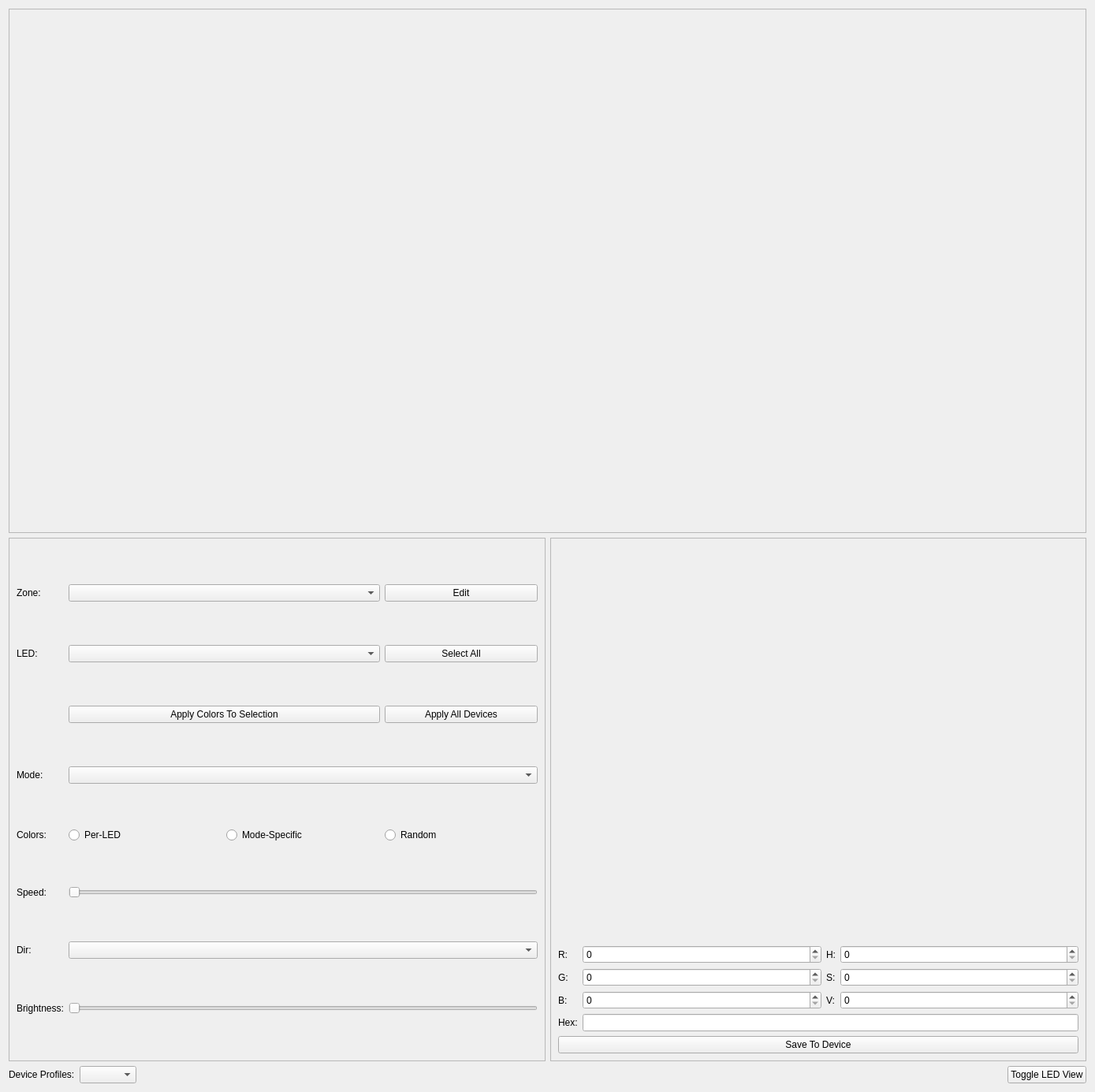
<?xml version="1.0" encoding="UTF-8"?>
<ui version="4.0">
 <class>OpenRGBDevicePage</class>
 <widget class="QFrame" name="OpenRGBDevicePage">
  <property name="geometry">
   <rect>
    <x>0</x>
    <y>0</y>
    <width>1389</width>
    <height>1385</height>
   </rect>
  </property>
  <property name="windowTitle">
   <string notr="true">Device Page</string>
  </property>
  <layout class="QVBoxLayout" name="verticalLayout_2">
   <item>
    <layout class="QVBoxLayout" name="verticalLayout">
     <item>
      <widget class="QFrame" name="DeviceViewBoxFrame">
       <property name="sizePolicy">
        <sizepolicy hsizetype="Preferred" vsizetype="Preferred">
         <horstretch>0</horstretch>
         <verstretch>0</verstretch>
        </sizepolicy>
       </property>
       <property name="minimumSize">
        <size>
         <width>0</width>
         <height>0</height>
        </size>
       </property>
       <property name="autoFillBackground">
        <bool>true</bool>
       </property>
       <property name="frameShape">
        <enum>QFrame::Shape::StyledPanel</enum>
       </property>
       <property name="frameShadow">
        <enum>QFrame::Shadow::Sunken</enum>
       </property>
       <layout class="QGridLayout" name="DeviceViewBoxGridLayout">
        <item row="0" column="0">
         <widget class="LenovoLegionGui::DeviceView" name="DeviceViewBox" native="true">
          <property name="sizePolicy">
           <sizepolicy hsizetype="Expanding" vsizetype="Expanding">
            <horstretch>0</horstretch>
            <verstretch>0</verstretch>
           </sizepolicy>
          </property>
          <property name="minimumSize">
           <size>
            <width>0</width>
            <height>400</height>
           </size>
          </property>
         </widget>
        </item>
       </layout>
      </widget>
     </item>
     <item>
      <layout class="QHBoxLayout" name="horizontalLayout">
       <item>
        <widget class="QFrame" name="ControlsFrame">
         <property name="sizePolicy">
          <sizepolicy hsizetype="Expanding" vsizetype="Expanding">
           <horstretch>0</horstretch>
           <verstretch>0</verstretch>
          </sizepolicy>
         </property>
         <property name="autoFillBackground">
          <bool>true</bool>
         </property>
         <property name="frameShape">
          <enum>QFrame::Shape::StyledPanel</enum>
         </property>
         <property name="frameShadow">
          <enum>QFrame::Shadow::Sunken</enum>
         </property>
         <layout class="QGridLayout" name="ControlsGridLayout" columnstretch="0,1,1,1">
          <item row="5" column="0">
           <widget class="QLabel" name="SpeedLabel">
            <property name="text">
             <string>Speed:</string>
            </property>
           </widget>
          </item>
          <item row="1" column="1" colspan="2">
           <widget class="QComboBox" name="LEDBox"/>
          </item>
          <item row="0" column="1" colspan="2">
           <widget class="QComboBox" name="ZoneBox"/>
          </item>
          <item row="4" column="3">
           <widget class="QRadioButton" name="RandomCheck">
            <property name="text">
             <string>Random</string>
            </property>
           </widget>
          </item>
          <item row="3" column="0">
           <widget class="QLabel" name="ModeLabel">
            <property name="text">
             <string>Mode:</string>
            </property>
           </widget>
          </item>
          <item row="6" column="0">
           <widget class="QLabel" name="DirectionLabel">
            <property name="text">
             <string>Dir:</string>
            </property>
           </widget>
          </item>
          <item row="5" column="1" colspan="3">
           <widget class="LenovoLegionGui::QTooltipedSlider" name="SpeedSlider">
            <property name="orientation">
             <enum>Qt::Orientation::Horizontal</enum>
            </property>
           </widget>
          </item>
          <item row="4" column="0">
           <widget class="QLabel" name="ColorLabel">
            <property name="text">
             <string>Colors:</string>
            </property>
           </widget>
          </item>
          <item row="4" column="1">
           <widget class="QRadioButton" name="PerLEDCheck">
            <property name="text">
             <string>Per-LED</string>
            </property>
           </widget>
          </item>
          <item row="0" column="0">
           <widget class="QLabel" name="ZoneLabel">
            <property name="text">
             <string>Zone:</string>
            </property>
           </widget>
          </item>
          <item row="3" column="1" colspan="3">
           <widget class="QComboBox" name="ModeBox"/>
          </item>
          <item row="2" column="3">
           <widget class="QPushButton" name="SetAllButton">
            <property name="toolTip">
             <string>&lt;html&gt;&lt;head/&gt;&lt;body&gt;&lt;p align=&quot;justify&quot;&gt;Sets all devices to&lt;br/&gt;&lt;b&gt;Static&lt;/b&gt; mode and&lt;br/&gt;applies the selected color.&lt;/p&gt;&lt;/body&gt;&lt;/html&gt;</string>
            </property>
            <property name="text">
             <string>Apply All Devices</string>
            </property>
           </widget>
          </item>
          <item row="1" column="0">
           <widget class="QLabel" name="LEDLabel">
            <property name="text">
             <string>LED:</string>
            </property>
           </widget>
          </item>
          <item row="0" column="3">
           <widget class="QPushButton" name="EditZoneButton">
            <property name="text">
             <string>Edit</string>
            </property>
           </widget>
          </item>
          <item row="4" column="2">
           <widget class="QRadioButton" name="ModeSpecificCheck">
            <property name="text">
             <string>Mode-Specific</string>
            </property>
           </widget>
          </item>
          <item row="2" column="1" colspan="2">
           <widget class="QPushButton" name="ApplyColorsButton">
            <property name="text">
             <string>Apply Colors To Selection</string>
            </property>
           </widget>
          </item>
          <item row="1" column="3">
           <widget class="QPushButton" name="SelectAllLEDsButton">
            <property name="text">
             <string>Select All</string>
            </property>
           </widget>
          </item>
          <item row="7" column="1" colspan="3">
           <widget class="LenovoLegionGui::QTooltipedSlider" name="BrightnessSlider">
            <property name="orientation">
             <enum>Qt::Orientation::Horizontal</enum>
            </property>
           </widget>
          </item>
          <item row="6" column="1" colspan="3">
           <widget class="QComboBox" name="DirectionBox"/>
          </item>
          <item row="7" column="0">
           <widget class="QLabel" name="BrightnessLabel">
            <property name="text">
             <string>Brightness:</string>
            </property>
           </widget>
          </item>
         </layout>
        </widget>
       </item>
       <item>
        <widget class="QFrame" name="ColorFrame">
         <property name="sizePolicy">
          <sizepolicy hsizetype="Expanding" vsizetype="Expanding">
           <horstretch>0</horstretch>
           <verstretch>0</verstretch>
          </sizepolicy>
         </property>
         <property name="autoFillBackground">
          <bool>true</bool>
         </property>
         <property name="frameShape">
          <enum>QFrame::Shape::StyledPanel</enum>
         </property>
         <property name="frameShadow">
          <enum>QFrame::Shadow::Sunken</enum>
         </property>
         <layout class="QGridLayout" name="ColorGridLayout" rowstretch="10,0,0,0" columnstretch="0">
          <item row="2" column="0">
           <widget class="QFrame" name="ColorEntryFrame">
            <property name="frameShape">
             <enum>QFrame::Shape::NoFrame</enum>
            </property>
            <property name="frameShadow">
             <enum>QFrame::Shadow::Raised</enum>
            </property>
            <layout class="QGridLayout" name="ColorEntryGridLayout" columnstretch="0,1,0,1">
             <property name="leftMargin">
              <number>0</number>
             </property>
             <property name="topMargin">
              <number>0</number>
             </property>
             <property name="rightMargin">
              <number>0</number>
             </property>
             <property name="bottomMargin">
              <number>0</number>
             </property>
             <item row="0" column="0">
              <widget class="QLabel" name="RedLabel">
               <property name="text">
                <string>R:</string>
               </property>
              </widget>
             </item>
             <item row="0" column="1">
              <widget class="QSpinBox" name="RedSpinBox">
               <property name="maximum">
                <number>255</number>
               </property>
              </widget>
             </item>
             <item row="0" column="2">
              <widget class="QLabel" name="HueLabel">
               <property name="text">
                <string>H:</string>
               </property>
              </widget>
             </item>
             <item row="0" column="3">
              <widget class="QSpinBox" name="HueSpinBox">
               <property name="maximum">
                <number>359</number>
               </property>
              </widget>
             </item>
             <item row="1" column="0">
              <widget class="QLabel" name="GreenLabel">
               <property name="text">
                <string>G:</string>
               </property>
              </widget>
             </item>
             <item row="1" column="1">
              <widget class="QSpinBox" name="GreenSpinBox">
               <property name="maximum">
                <number>255</number>
               </property>
              </widget>
             </item>
             <item row="1" column="2">
              <widget class="QLabel" name="SatLabel">
               <property name="text">
                <string>S:</string>
               </property>
              </widget>
             </item>
             <item row="1" column="3">
              <widget class="QSpinBox" name="SatSpinBox">
               <property name="maximum">
                <number>255</number>
               </property>
              </widget>
             </item>
             <item row="2" column="0">
              <widget class="QLabel" name="BlueLabel">
               <property name="text">
                <string>B:</string>
               </property>
              </widget>
             </item>
             <item row="2" column="1">
              <widget class="QSpinBox" name="BlueSpinBox">
               <property name="maximum">
                <number>255</number>
               </property>
              </widget>
             </item>
             <item row="2" column="2">
              <widget class="QLabel" name="ValLabel">
               <property name="text">
                <string>V:</string>
               </property>
              </widget>
             </item>
             <item row="2" column="3">
              <widget class="QSpinBox" name="ValSpinBox">
               <property name="maximum">
                <number>255</number>
               </property>
              </widget>
             </item>
             <item row="3" column="0">
              <widget class="QLabel" name="HexLabel">
               <property name="text">
                <string>Hex:</string>
               </property>
              </widget>
             </item>
             <item row="3" column="1" colspan="3">
              <widget class="QLineEdit" name="HexLineEdit">
               <property name="maxLength">
                <number>8</number>
               </property>
              </widget>
             </item>
            </layout>
           </widget>
          </item>
          <item row="0" column="0">
           <widget class="LenovoLegionGui::ColorWheel" name="ColorWheelBox" native="true">
            <property name="sizePolicy">
             <sizepolicy hsizetype="Preferred" vsizetype="Preferred">
              <horstretch>0</horstretch>
              <verstretch>0</verstretch>
             </sizepolicy>
            </property>
            <property name="styleSheet">
             <string notr="true">/* Basic */
QWidget {
	background-color: none;
    border-radius: 10px;
    border: 0px;
}</string>
            </property>
           </widget>
          </item>
          <item row="1" column="0">
           <widget class="LenovoLegionGui::Swatches" name="SwatchBox" native="true">
            <property name="sizePolicy">
             <sizepolicy hsizetype="Preferred" vsizetype="Preferred">
              <horstretch>0</horstretch>
              <verstretch>0</verstretch>
             </sizepolicy>
            </property>
            <property name="layoutDirection">
             <enum>Qt::LayoutDirection::LeftToRight</enum>
            </property>
            <property name="styleSheet">
             <string notr="true">/* Basic */
QWidget {
	background-color: none;
    border-radius: 10px;
    border: 0px;
}</string>
            </property>
           </widget>
          </item>
          <item row="3" column="0">
           <widget class="QPushButton" name="DeviceSaveButton">
            <property name="text">
             <string>Save To Device</string>
            </property>
           </widget>
          </item>
         </layout>
        </widget>
       </item>
      </layout>
     </item>
     <item>
      <layout class="QHBoxLayout" name="horizontalLayout_2">
       <item>
        <widget class="QLabel" name="ProfileLabel">
         <property name="text">
          <string>Device Profiles:</string>
         </property>
        </widget>
       </item>
       <item>
        <widget class="QComboBox" name="ProfileBox"/>
       </item>
       <item>
        <spacer name="ProfileSpacer">
         <property name="orientation">
          <enum>Qt::Orientation::Horizontal</enum>
         </property>
         <property name="sizeHint" stdset="0">
          <size>
           <width>40</width>
           <height>20</height>
          </size>
         </property>
        </spacer>
       </item>
       <item>
        <widget class="QPushButton" name="pushButtonToggleLEDView">
         <property name="text">
          <string>Toggle LED View</string>
         </property>
        </widget>
       </item>
      </layout>
     </item>
    </layout>
   </item>
  </layout>
 </widget>
 <customwidgets>
  <customwidget>
   <class>LenovoLegionGui::ColorWheel</class>
   <extends>QWidget</extends>
   <header location="global">ColorWheel.h</header>
   <container>1</container>
   <slots>
    <signal>colorChanged(QColor)</signal>
   </slots>
  </customwidget>
  <customwidget>
   <class>LenovoLegionGui::DeviceView</class>
   <extends>QWidget</extends>
   <header location="global">DeviceView.h</header>
   <container>1</container>
  </customwidget>
  <customwidget>
   <class>LenovoLegionGui::Swatches</class>
   <extends>QWidget</extends>
   <header location="global">Swatches.h</header>
   <container>1</container>
   <slots>
    <signal>swatchChanged(QColor)</signal>
    <slot>currentColorInput(QColor)</slot>
   </slots>
  </customwidget>
  <customwidget>
   <class>LenovoLegionGui::QTooltipedSlider</class>
   <extends>QSlider</extends>
   <header location="global">QTooltipedSlider.h</header>
  </customwidget>
 </customwidgets>
 <tabstops>
  <tabstop>ZoneBox</tabstop>
  <tabstop>EditZoneButton</tabstop>
  <tabstop>LEDBox</tabstop>
  <tabstop>SelectAllLEDsButton</tabstop>
  <tabstop>ApplyColorsButton</tabstop>
  <tabstop>SetAllButton</tabstop>
  <tabstop>ModeBox</tabstop>
  <tabstop>PerLEDCheck</tabstop>
  <tabstop>ModeSpecificCheck</tabstop>
  <tabstop>RandomCheck</tabstop>
  <tabstop>SpeedSlider</tabstop>
  <tabstop>DirectionBox</tabstop>
  <tabstop>BrightnessSlider</tabstop>
  <tabstop>RedSpinBox</tabstop>
  <tabstop>GreenSpinBox</tabstop>
  <tabstop>BlueSpinBox</tabstop>
  <tabstop>HueSpinBox</tabstop>
  <tabstop>SatSpinBox</tabstop>
  <tabstop>ValSpinBox</tabstop>
  <tabstop>DeviceSaveButton</tabstop>
 </tabstops>
 <resources/>
 <connections/>
</ui>
